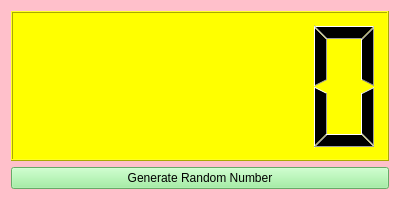
<?xml version="1.0" encoding="UTF-8"?>
<ui version="4.0">
 <class>Form</class>
 <widget class="QWidget" name="Form">
  <property name="geometry">
   <rect>
    <x>0</x>
    <y>0</y>
    <width>400</width>
    <height>200</height>
   </rect>
  </property>
  <property name="windowTitle">
   <string>QLCDNumber_DEMO</string>
  </property>
  <property name="styleSheet">
   <string notr="true">QWidget
{
background-color :pink
}
QLCDNumber
{
background-color : yellow
}
QPushButton
{
background-color : lightgreen
}
</string>
  </property>
  <layout class="QVBoxLayout" name="verticalLayout">
   <item>
    <widget class="QLCDNumber" name="lcdNumber"/>
   </item>
   <item>
    <widget class="QPushButton" name="pushButton">
     <property name="text">
      <string>Generate Random Number</string>
     </property>
    </widget>
   </item>
  </layout>
 </widget>
 <resources/>
 <connections/>
</ui>
